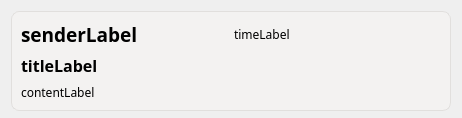
<?xml version="1.0" encoding="UTF-8"?>
<ui version="4.0">
 <class>view::messageCenter::MessageBlock</class>
 <widget class="QWidget" name="view::messageCenter::MessageBlock">
  <property name="geometry">
   <rect>
    <x>0</x>
    <y>0</y>
    <width>462</width>
    <height>118</height>
   </rect>
  </property>
  <property name="sizePolicy">
   <sizepolicy hsizetype="Preferred" vsizetype="Maximum">
    <horstretch>0</horstretch>
    <verstretch>0</verstretch>
   </sizepolicy>
  </property>
  <property name="minimumSize">
   <size>
    <width>0</width>
    <height>100</height>
   </size>
  </property>
  <property name="maximumSize">
   <size>
    <width>16777215</width>
    <height>118</height>
   </size>
  </property>
  <property name="windowTitle">
   <string>MessageBlock</string>
  </property>
  <layout class="QVBoxLayout" name="verticalLayout_3">
   <item>
    <widget class="QFrame" name="frame">
     <property name="sizePolicy">
      <sizepolicy hsizetype="Preferred" vsizetype="Ignored">
       <horstretch>0</horstretch>
       <verstretch>0</verstretch>
      </sizepolicy>
     </property>
     <property name="minimumSize">
      <size>
       <width>100</width>
       <height>100</height>
      </size>
     </property>
     <property name="maximumSize">
      <size>
       <width>16777215</width>
       <height>100</height>
      </size>
     </property>
     <property name="styleSheet">
      <string notr="true">QFrame#frame {
       /* 设置背景颜色 */
       background-color: #F3F2F1;

       /* 关键：设置圆角半径，这里设为 8px，你可以根据需要调整 */
       border-radius: 8px;

       /* 设置一个细微的边框，使其看起来更清晰 */
       border: 1px solid #E1DFDD;
       }

       /* 鼠标悬停时的效果，可以增加一些交互感 */
       QFrame#frame:hover {
       background-color: #E1DFDD;
       }

       QFrame#frame QLabel {
       background-color: transparent;
       border: none; /* 同时最好也禁用边框 */
       }
      </string>
     </property>
     <property name="frameShape">
      <enum>QFrame::Shape::StyledPanel</enum>
     </property>
     <property name="frameShadow">
      <enum>QFrame::Shadow::Raised</enum>
     </property>
     <layout class="QVBoxLayout" name="verticalLayout_2">
      <item>
       <layout class="QVBoxLayout" name="verticalLayout">
        <item>
         <layout class="QHBoxLayout" name="horizontalLayout_2">
          <item>
           <widget class="QLabel" name="senderLabel">
            <property name="font">
             <font>
              <family>Segoe UI Variable</family>
              <pointsize>14</pointsize>
              <bold>true</bold>
             </font>
            </property>
            <property name="text">
             <string>senderLabel</string>
            </property>
           </widget>
          </item>
          <item>
           <widget class="QLabel" name="timeLabel">
            <property name="font">
             <font>
              <family>Segoe UI Variable</family>
              <pointsize>9</pointsize>
             </font>
            </property>
            <property name="text">
             <string>timeLabel</string>
            </property>
           </widget>
          </item>
         </layout>
        </item>
        <item>
         <widget class="QLabel" name="titleLabel">
          <property name="font">
           <font>
            <family>Segoe UI Variable</family>
            <pointsize>12</pointsize>
            <bold>true</bold>
           </font>
          </property>
          <property name="text">
           <string>titleLabel</string>
          </property>
         </widget>
        </item>
        <item>
         <widget class="QLabel" name="contentLabel">
          <property name="font">
           <font>
            <family>Segoe UI Variable</family>
           </font>
          </property>
          <property name="text">
           <string>contentLabel</string>
          </property>
         </widget>
        </item>
       </layout>
      </item>
     </layout>
    </widget>
   </item>
  </layout>
 </widget>
 <resources/>
 <connections/>
</ui>
